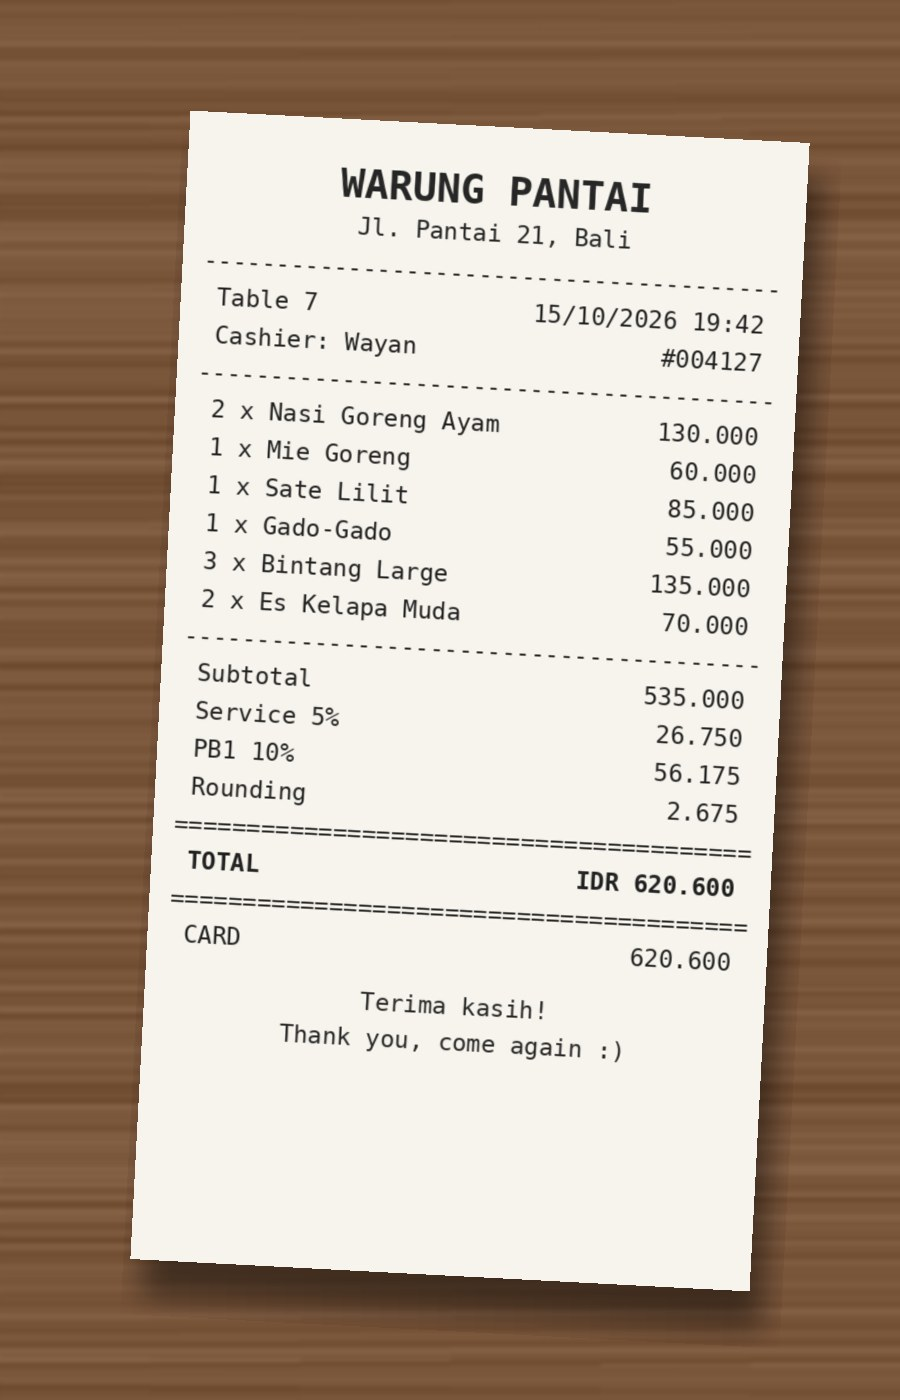

Write the Python code that produced this figure.
# Фото чека для демонстрации скана (вымышленное кафе, вымышленные позиции)
from PIL import Image, ImageDraw, ImageFont, ImageFilter
import random
random.seed(3)
mono = "/usr/share/fonts/truetype/dejavu/DejaVuSansMono.ttf"
monob = "/usr/share/fonts/truetype/dejavu/DejaVuSansMono-Bold.ttf"
W, H = 620, 1150
p = Image.new("RGB", (W, H), (246, 244, 236))
d = ImageDraw.Draw(p)
f, fb, fbig = ImageFont.truetype(mono, 24), ImageFont.truetype(monob, 24), ImageFont.truetype(monob, 40)
y = 40
def c(t, font=f):
    global y; w = d.textlength(t, font=font); d.text(((W - w) / 2, y), t, fill=(40, 40, 40), font=font); y += font.size + 12
def row(a, b, font=f):
    global y; d.text((36, y), a, fill=(35, 35, 35), font=font); w = d.textlength(b, font=font); d.text((W - 36 - w, y), b, fill=(35, 35, 35), font=font); y += font.size + 14
c("WARUNG PANTAI", fbig); c("Jl. Pantai 21, Bali"); y += 6
c("-" * 40); row("Table 7", "15/10/2026 19:42"); row("Cashier: Wayan", "#004127"); c("-" * 40)
for a, b in [("2 x Nasi Goreng Ayam", "130.000"), ("1 x Mie Goreng", "60.000"), ("1 x Sate Lilit", "85.000"),
             ("1 x Gado-Gado", "55.000"), ("3 x Bintang Large", "135.000"), ("2 x Es Kelapa Muda", "70.000")]:
    row(a, b)
c("-" * 40); row("Subtotal", "535.000"); row("Service 5%", "26.750"); row("PB1 10%", "56.175"); row("Rounding", "2.675")
c("=" * 40); row("TOTAL", "IDR 620.600", fb); c("=" * 40)
row("CARD", "620.600"); y += 20; c("Terima kasih!"); c("Thank you, come again :)")
p = p.filter(ImageFilter.GaussianBlur(0.6))
# стол
bg = Image.new("RGB", (900, 1400), (121, 85, 58)); bd = ImageDraw.Draw(bg)
for i in range(0, 1400, 7):
    t = random.randint(-14, 14); bd.line([(0, i), (900, i + random.randint(-6, 6))], fill=(121 + t, 85 + t, 58 + t), width=6)
bg = bg.filter(ImageFilter.GaussianBlur(2))
sh = Image.new("RGBA", (W + 40, H + 40), (0, 0, 0, 0)); ImageDraw.Draw(sh).rectangle([20, 20, W + 20, H + 20], fill=(0, 0, 0, 120))
sh = sh.filter(ImageFilter.GaussianBlur(14))
pr = p.convert("RGBA").rotate(-3, expand=True, resample=Image.BICUBIC); shr = sh.rotate(-3, expand=True)
bg.paste(shr, (120, 125), shr); bg.paste(pr, (130, 110), pr)
bg.convert("RGB").save("/home/claude/promo/assets/receipt.jpg", quality=88)
